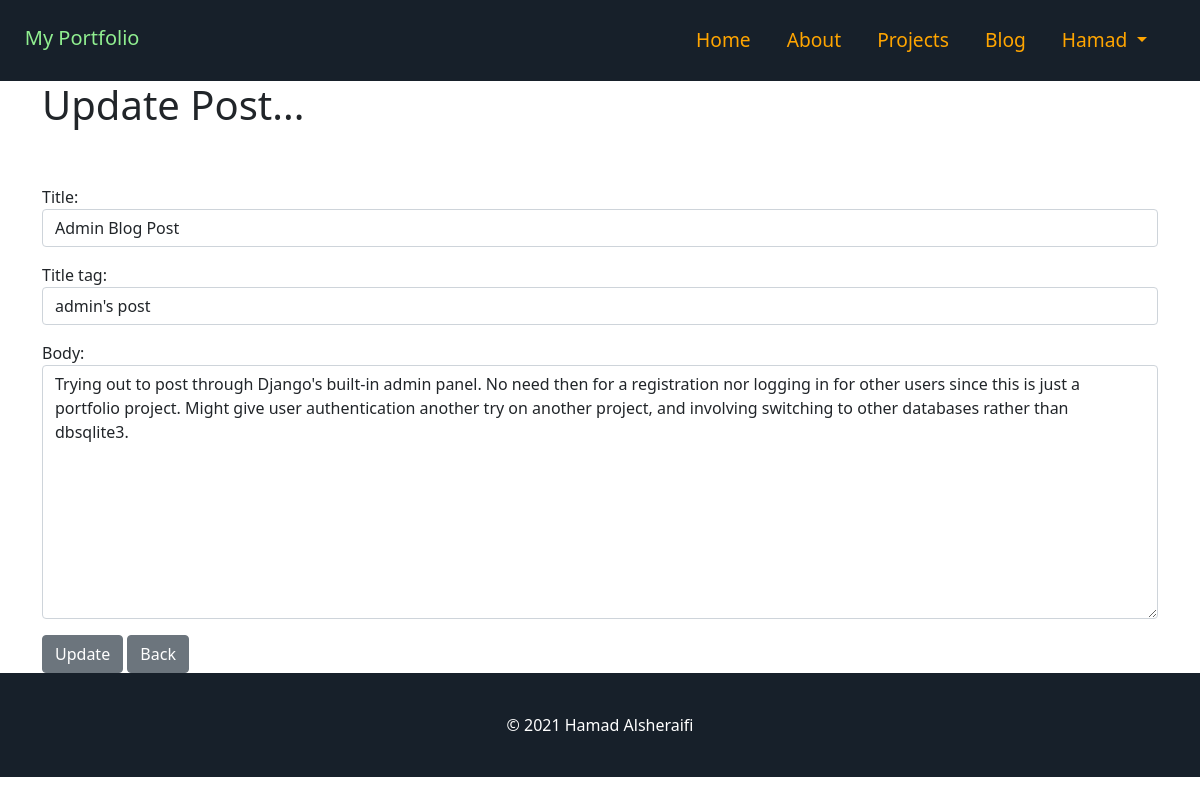
The app's page /blog/article/edit/10 (signed in) with its own data.
### website/models.py (models this page shows, shortened)
class Post(models.Model):
    title = models.CharField(max_length=255)
    title_tag = models.CharField(max_length=255)
    author = models.ForeignKey(User, on_delete=models.CASCADE)
    body = models.TextField()
    post_date = models.DateField(auto_now_add=True)

### website/views.py (the view)
# urls.py: path('blog/article/edit/<int:pk>', UpdatePostView.as_view(), name='update_post'),
class UpdatePostView(UpdateView):
    model = Post
    form_class = EditForm
    template_name = 'update_post.html'

### website/forms.py
class EditForm(forms.ModelForm):
    class Meta:
        model = Post
        fields = ('title', 'title_tag', 'body')
        widgets = {
            'title': forms.TextInput(attrs={'class': 'form-control', 'placeholder': 'Enter Title'}),
            'title_tag': forms.TextInput(attrs={'class': 'form-control'}),
            'body': forms.Textarea(attrs={'class': 'form-control'}),
        }

### website/templates/update_post.html (shortened to what this page needs)
{% extends 'base.html' %}
{% block content %}
    {% if user.is_authenticated %}
        <div class="container">
            <div class="form-group">
                <h1>Update Post...</h1>
                <br><br>
                <form method="post">
                    {{ form.as_p }}
                    <button class="btn btn-secondary">Update</button>
                    <a href="{% url 'blog' %}" class="btn btn-secondary">Back</a>
                </form>
            </div>
        </div>
    {% else %}
        You are not logged in!
    {% endif %}
{% endblock %}

### website/templates/base.html (shortened to what this page needs)
{% load static %}
<!doctype html>
<html lang="en">
  <head>
    <link href="https://cdn.jsdelivr.net/npm/bootstrap@5.0.1/dist/css/bootstrap.min.css" rel="stylesheet"
>
    <link rel="stylesheet" href="{% static 'css/base.css' %}">
  </head>
  <body>
    <nav class="navbar navbar-expand-md sticky-top">
      <div class="container-fluid">
        <a class="navbar-brand" href="{% url 'home' %}">My Portfolio</a>
        <div class="collapse navbar-collapse" id="navbarNav">
          <ul class="navbar-nav ms-auto">
            <li class="nav-item">
              <a class="nav-link" aria-current="page" href="{% url 'home' %}">Home</a>
            </li>
            <li class="nav-item">
              <a class="nav-link" href="{% url 'about' %}">About</a>
            </li>
            <li class="nav-item">
              <a class="nav-link" href="{% url 'projects' %}">Projects</a>
            </li>
            <li class="nav-item">
              <a class="nav-link" href="{% url 'blog' %}">Blog</a>
            </li>
            <li class="nav-item dropdown">
              {% if user.is_authenticated %}
                <a class="nav-link dropdown-toggle" href="#" role="button" data-bs-toggle="dropdown"
                   aria-expanded="false">{{ user.first_name }}
                </a>
              {% else %}
                <a class="nav-link dropdown-toggle" href="#" role="button" data-bs-toggle="dropdown"
                   aria-expanded="false">Account
                </a>
              {% endif %}
            </li>
          </ul>
        </div>
      </div>
    </nav>
        {% block content %}
        {% endblock %}
    <footer class="page-footer font-small special-color-dark pt-4 navbar-static-bottom">
      <div class="footer-copyright text-center py-3">
        © 2021 Hamad Alsheraifi
      </div>
    </footer>
  </body>
</html>

### website/static/css/base.css (style rules this page uses)
html, body { background: linear-gradient(rgba(0.0,0.0,0.0,0.0), rgba(0.0,0.0,0.0,0.0)); width: 100%; height: 100%; margin: 0px; padding: 0px; overflow-x: hidden; }
.navbar { padding: .8rem; background-color: #17202A; font-size: 1.2em; }
.navbar-brand { min-height: 55px; color: lightgreen; padding-top: 10px; transition: transform 0.2s; }
.navbar-expand-md .navbar-nav li a { color: orange; transition: transform 0.2s; }
.navbar-nav li { padding-right: 20px; }
footer { background: #17202A; }
.footer-copyright { color: white; min-height: 80px; }

### records on screen
Post: title "Admin Blog Post", title_tag "admin's post", body "Trying out to post through Django's built-in admin panel. No need then for a registration nor logging in for other users since this is just a portfolio project. Might give user authentication another try on another project, and involving switching to other databases rather than dbsqlite3."

### other values on screen
{{ user.first_name }} "Hamad"
